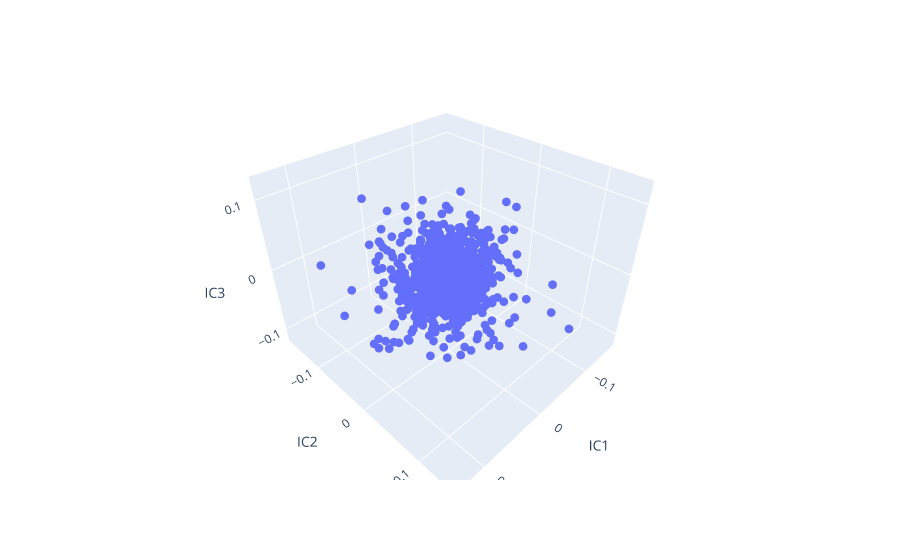

Source (notebook cell):
### Code cell
Y_pred = pd.DataFrame(Y_pred)
Y_pred.columns = ['IC1', 'IC2', 'IC3']


#Y_range = [np.floor(Y_hat.Y1_m.min()), np.ceil(Y_hat.Y1_m.max())]; print('The range of Y\'s is set at [{:.2f}, {:.2f}]'.format(Y_range[0],Y_range[1]))

fig = px.scatter_3d(Y_pred, x='IC1', y='IC2', z='IC3') #,range_x=Y_range, range_y=Y_range, range_z=Y_range, size=len(Y)*[0.1], width = 800, height = 800
fig.update_traces(marker_size = 3)
fig.show()
fig.write_html("Y_ICA.html")

### Figure 1 — Plotly figure (JSON) as saved in the notebook; plotly's stock layout.template omitted (floating-point values rounded to 4 significant figures; data arrays with more than 128 entries replaced by an {"elided": "..."} marker saying what was removed)
{"data": [{"hovertemplate": "IC1=%{x}<br>IC2=%{y}<br>IC3=%{z}<extra></extra>", "legendgroup": "", "marker": {"color": "#636efa", "size": 3, "symbol": "circle"}, "mode": "markers", "name": "", "scene": "scene", "showlegend": false, "type": "scatter3d", "x": {"elided": "1000 float values"}, "y": {"elided": "1000 float values"}, "z": {"elided": "1000 float values"}}], "layout": {"legend": {"tracegroupgap": 0}, "margin": {"t": 60}, "scene": {"domain": {"x": [0, 1], "y": [0, 1]}, "xaxis": {"title": {"text": "IC1"}}, "yaxis": {"title": {"text": "IC2"}}, "zaxis": {"title": {"text": "IC3"}}}}}
